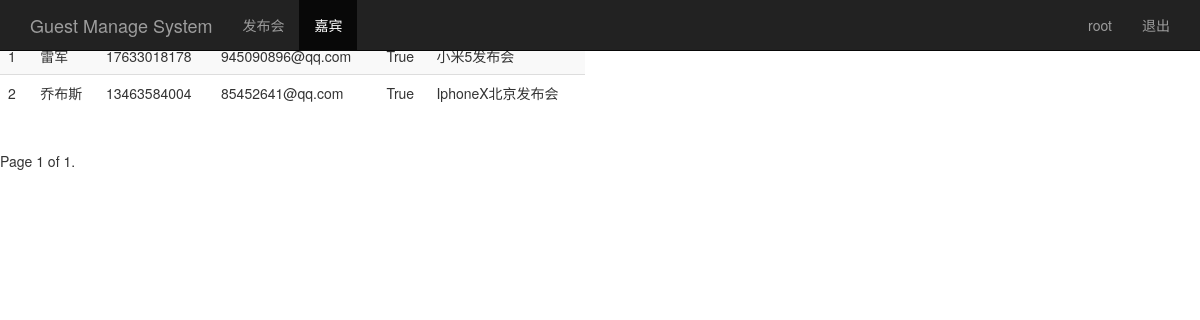
/guest_manage/?page=3 (signed in), run on an earlier commit of the app's database.
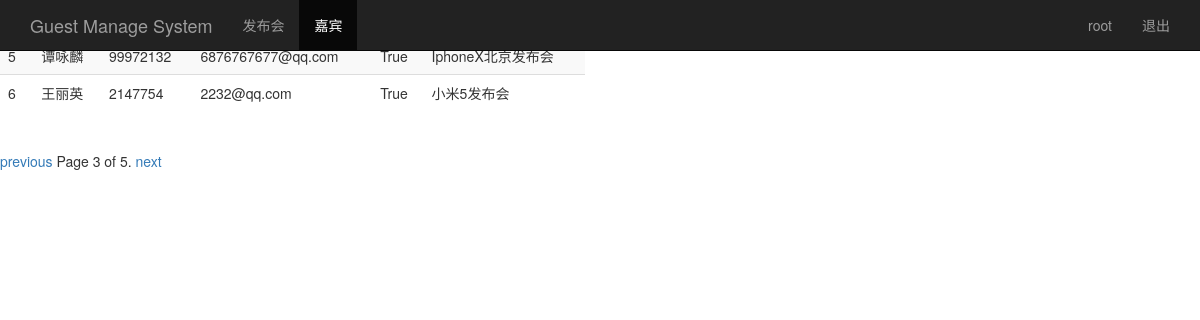
And on a later commit of the database.
### sign/models.py (models this page shows, shortened)
class Guest(models.Model):
    event = models.ForeignKey(Event)             # 关联发布会ID
    realname = models.CharField(max_length=64)  # 姓名
    phone = models.CharField(max_length=16)     # 手机号
    email = models.EmailField()                 # 邮箱
    sign = models.BooleanField()                # 签到状态
    create_time = models.DateTimeField(auto_now=True)  # 创建时间
    class Meta:
        unique_together = ("event","phone")

class Event(models.Model):
    name = models.CharField(max_length=100)             # 发布会标题
    limit = models.IntegerField()                       # 人数
    status = models.BooleanField()                      # 状态
    address = models.CharField(max_length=200)          # 地址
    start_time = models.DateTimeField('events_time')    # 发布会时间
    create_time = models.DateTimeField(auto_now=True)   # 自动创建时间
    def __unicode__(self):
        return self.name

### sign/views.py (the view)
# urls.py: url(r'^guest_manage/$', views.guest_manage),
@login_required
def guest_manage(request):
    username =request.session.get('user', '')
    guest_list = Guest.objects.all()
    paginator = Paginator(guest_list,2) # 每页显示2条数据
    page = request.GET.get('page')
    try:
        contacts = paginator.page(page)
    except PageNotAnInteger:
        contacts = paginator.page(1)
    except EmptyPage:
        contacts = paginator.page(paginator.num_pages)
    return render(request, "guest_manage.html", {"user":username, "guests":contacts})

### templates/guest_manage.html (shortened to what this page needs)
<!DOCTYPE html>
<html lang="zh-CN">
<head>
    {% load bootstrap3 %}
    {% bootstrap_css %}
</head>
<body>
<nav class="navbar navbar-inverse navbar-fixed-top">
    <div class="container">
        <div class="navbar-header">
            <a class="navbar-brand" href="/guest_manage/">Guest Manage System</a>
        </div>
        <div id="navbar" class="collapse navbar-collapse">
            <ul class="nav navbar-nav">
                <li><a href="/event_manage/">发布会</a></li>
                <li class="active"><a href="#about">嘉宾</a></li>
            </ul>
            <ul class="nav navbar-nav navbar-right">
                <li><a href="#">{{user}}</a></li>
                <li><a href="/logout/">退出</a></li>
            </ul>
        </div>
    </div>
</nav>
<div class="row">
    <div class="col-md-6">
        <table class="table table-striped">
            <thead>
            <tr>
                <th>id</th>
                <th>名称</th>
                <th>手机</th>
                <th>Email</th>
                <th>签到</th>
                <th>发布会id</th>
            </tr>
            </thead>
            <tbody>
            {% for guest in guests %}
                <tr>
                    <td>{{ guest.id }}</td>
                    <td>{{ guest.realname }}</td>
                    <td>{{ guest.phone }}</td>
                    <td>{{ guest.email }}</td>
                    <td>{{ guest.sign }}</td>
                    <td>{{ guest.event }}</td>
                </tr>
            {% endfor %}
            </tbody>
        </table>
    </div>
</div>
<div class="pagination">
      <span class="step-links">
        {% if guests.has_previous %}
            <a href="?page={{ guests.previous_page_number }}">previous</a>
        {% endif %}
          <span class="current">
            Page {{ guests.number }} of {{ guests.paginator.num_pages }}.
          </span>
          {% if guests.has_next %}
              <a href="?page={{ guests.next_page_number }}">next</a>
          {% endif %}
      </span>
</div>
</body>
</html>

What changed in the data, as far as the page shows it:
no longer on this page (row unchanged): Guest: id "1", realname "雷军", phone "17633018178", email "945090896@qq.com", sign "True", event "小米5发布会"
no longer on this page (row unchanged): Guest: id "2", realname "乔布斯", phone "13463584004", email "85452641@qq.com", sign "True", event "IphoneX北京发布会"
added Guest: id "5", realname "谭咏麟", phone "99972132", email "6876767677@qq.com", sign "True", event "IphoneX北京发布会"
added Guest: id "6", realname "王丽英", phone "2147754", email "2232@qq.com", sign "True", event "小米5发布会"
Also different on the page:
{{ guests.number }}: "1" → "3"
{{ guests.paginator.num_pages }}: "1" → "5"
text now shown: "previous next"
